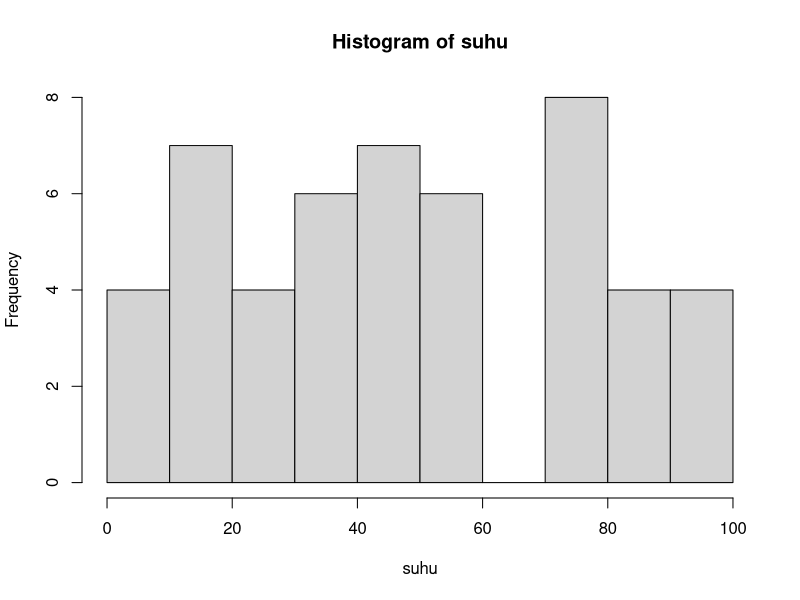
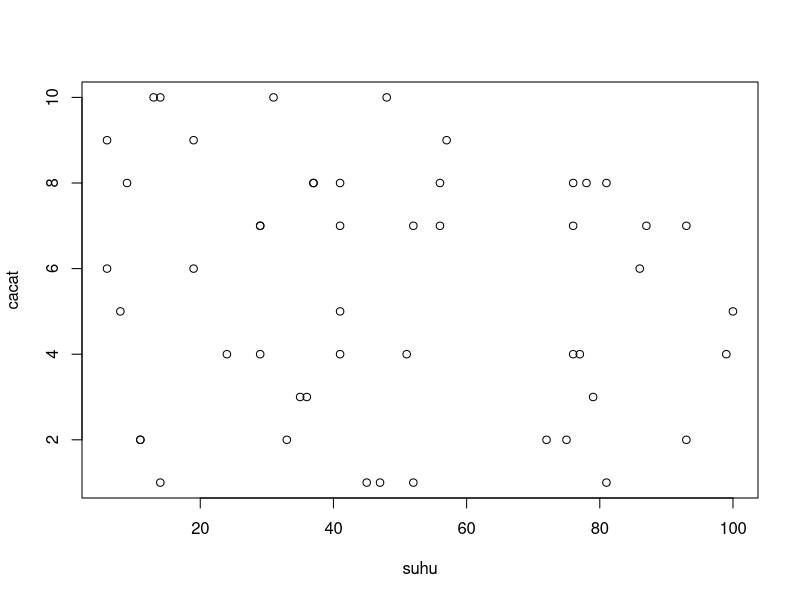

Source code (R) for these figures, in order: (Note: this script raises an error after producing the figures.)
#Selamat datang di R

#define variabel
a=7
b<-3
a+b
c=a+b
kalimat='saya suka pergi ke pasar' #jika variabelnya berupa text

#define array atau vector
tes_vector=c(1,3,6,5,4,7)
a=c(1:10) #contoh generating sequence
a=seq(1,10,0.5) #contoh generating sequence by 0.5
sample(100,5,replace=F) #generating random number
pecah.kata=strsplit(kalimat,' ') #pecah kalimat menjadi kata dan mengubahnya menjadi array

#Yang penting di array
length(a)
a[2]
summary(a)

#operasi aritmatika pada array
a+3
a*6

#boolean expression
1==2
ifelse(1+2==3,'anda benar','anda salah')
ifelse(1+2!=3,'anda benar','anda salah')
ifelse(1+2<=3,'anda benar','anda salah')
ifelse(1+2>=3,'anda benar','anda salah')
ifelse(1+2<3,'anda benar','anda salah')
ifelse(1+2>3,'anda benar','anda salah')

#mengenal paste
nomor=c(1:100)
nama.toko=paste('toko',nomor,sep='-')

#mengenal print
nomor=c(1:100)
print(nomor)

#bridging utk ke data frame
suhu=sample(100,50,replace=T)
cacat=sample(10,50,replace=T)
hist(suhu)

cor(suhu,cacat) #korelasi antara suhu dan cacat
plot(suhu,cacat)

#membuat data frame
data=data.frame(suhu,cacat)

#yang penting di data frame
str(data)
summary(data)
length(data)
head(data,5) #menampilkan data 5 teratas
tail(data,5) #menampilkan data 5 terbawah
View(data)
data[1]
data[,1]
data[2]
data[,2]

data[1,1] #melihat data di posisi row,column
data[1,2] #melihat data di posisi row,column
data[1,1]=NA #menghapus data di posisi row,column

data$suhu
data$cacat
data.baru=data[-1]

is.na(data) #melihat ada yang kosong
!is.na(data) #melihat pasti terisi

data.baru <- data[complete.cases(data), ] #jika mau menghapus baris2 yang ada NA nya! 

data$suhu=ifelse(data$suhu<50,NA,data$suhu) #menghapus data suhu yang aneh (di bawah 50'C)
cor(data.baru$suhu,data.baru$cacat) #hitung korelasi baru

#sorting data
sorted.data=data.baru[order(data.baru$suhu),] #descending
sorted.data=data.baru[order(-data.baru$suhu),] #ascending

rm(list=ls()) #digunakan untuk membersihkan global data environment

#set working directory
setwd('D:/Project_R/Belajar R/sharing session')
